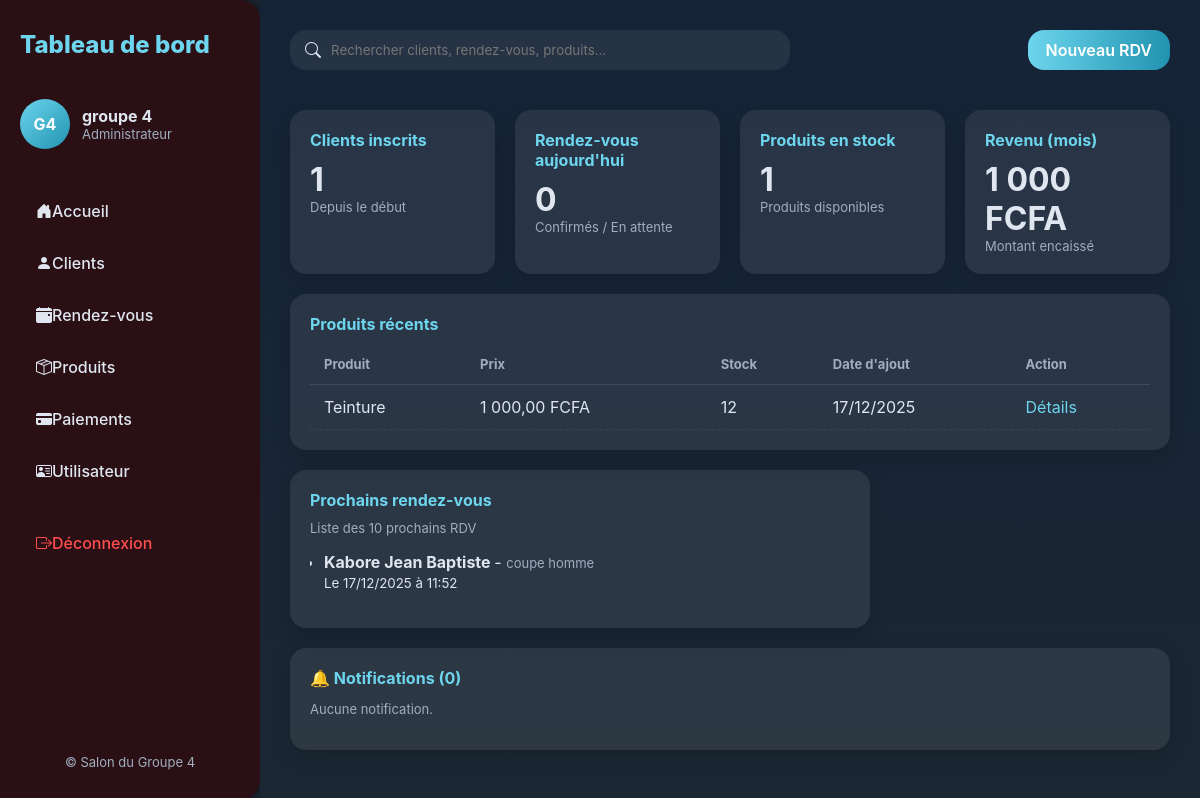
/tablebord/ (signed in), run on an earlier commit of the app's database.
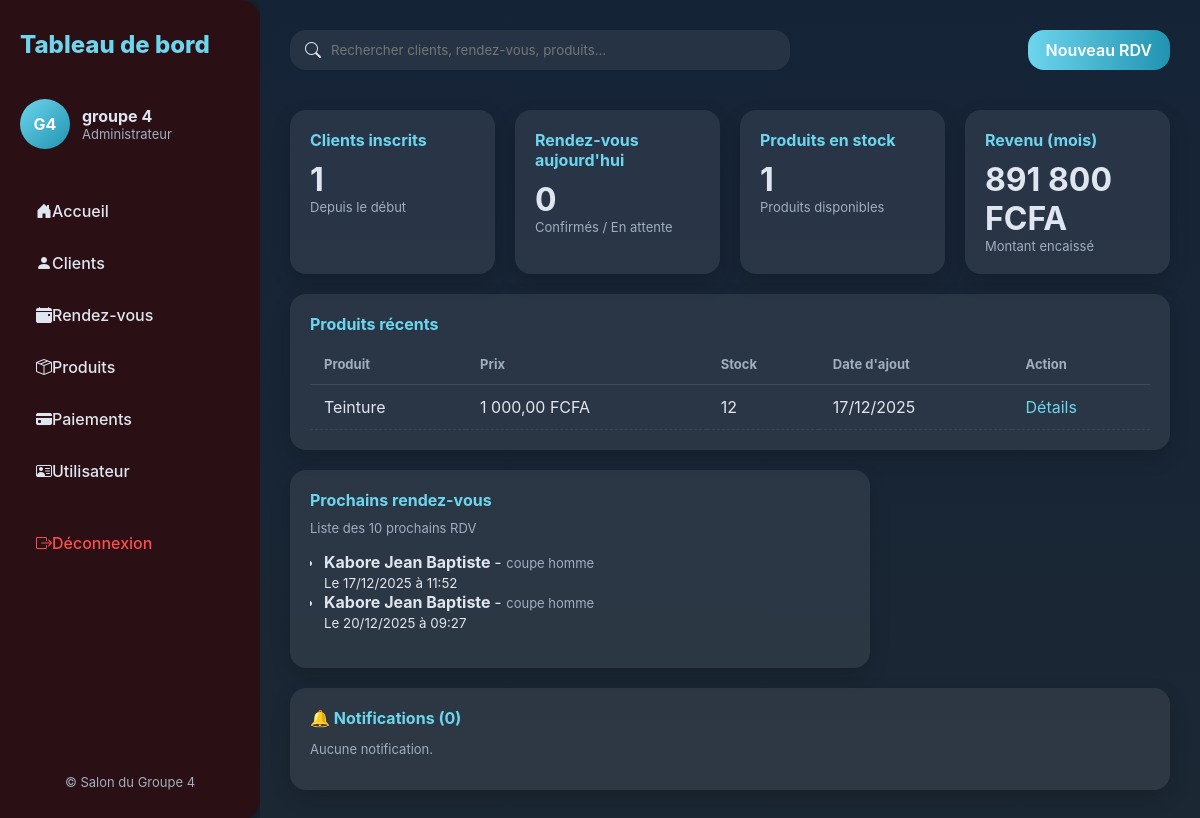
And on a later commit of the database.
### coiffure/models.py (models this page shows, shortened)
class Produit(models.Model):
    nom = models.CharField(max_length=100)
    description = models.TextField(blank=True)
    prix_unitaire = models.DecimalField(max_digits=10, decimal_places=2)
    stock = models.PositiveIntegerField()
    date_ajout = models.DateField(auto_now_add=True)

class RendezVous(models.Model):
    client = models.ForeignKey(Client, on_delete=models.CASCADE)
    service = models.ForeignKey(Service, on_delete=models.CASCADE)
    date_rdv = models.DateField()
    heure = models.TimeField()
    statut = models.CharField(max_length=20, default="en attente")  # confirmé / en attente / annulé

class Client(models.Model):
    user = models.OneToOneField(
        User,
        on_delete=models.CASCADE,
        related_name="profil_client", # Corrigé (était profil_employe)
        null=True,
        blank=True
    )
    nom = models.CharField(max_length=50)
    prenom = models.CharField(max_length=50)
    telephone = models.CharField(max_length=20)
    email = models.EmailField(unique=True)
    date_inscription = models.DateField(auto_now_add=True)
    statut = models.CharField(max_length=20, default="actif")
    actif = models.BooleanField(default=True)

class Service(models.Model):
    libelle = models.CharField(max_length=100)
    description = models.TextField(blank=True)
    duree = models.DurationField(help_text="Durée estimée (hh:mm:ss)")
    prix = models.DecimalField(max_digits=10, decimal_places=2)

### coiffure/views.py (the view)
# urls.py: path('tablebord/', views.tablebord, name="tablebord"),
@login_required
def tablebord(request):
    total_clients = Client.objects.count()
    total_produits = Produit.objects.count()
    total_employes = Employe.objects.count()
    total_services = Service.objects.count()
    total_rdv = RendezVous.objects.filter(date_rdv=timezone.now().date()).count()
    total_paiements = Paiement.objects.aggregate(total=Sum("montant"))["total"] or 0
    produits_recents = Produit.objects.order_by('-date_ajout')[:5]
    rdv_prochains = RendezVous.objects.order_by('date_rdv', 'heure')[:10]
    user_notifications = Notification.objects.filter(utilisateur=request.user)
    notifs_non_lues = user_notifications.filter(lu=False).count()
    notifications_recents = user_notifications.order_by('-date')[:5]
    context = {
        "clients": total_clients,
        "produits": total_produits,
        "employes": total_employes,
        "services": total_services,
        "rdv": total_rdv,
        "paiements": total_paiements,
        "produits_recents": produits_recents,
        "rdv_prochains": rdv_prochains,
        "notifications": notifications_recents,
        "notifs_non_lues": notifs_non_lues,
    }
    return render(request, "coiffure/tablebord.html", context)

### coiffure/context_processors.py (called while the page is built)
def notifications(request):
    if request.user.is_authenticated:
        user_notifications = Notification.objects.filter(utilisateur=request.user)
        notifs_non_lues = user_notifications.filter(lu=False).count()
        notifications_recents = user_notifications.order_by('-date')[:5]
    else:
        notifications_recents = []
        notifs_non_lues = 0
    return {
        'notifications': notifications_recents,
        'notif_count': notifs_non_lues,  # <- renommer ici pour ton template
    }

### coiffure/templates/coiffure/tablebord.html (shortened to what the changed rows need)
{% load static %}
{% load humanize %}
<!DOCTYPE html>
<html lang="fr">
<head>
  <link href="https://cdn.jsdelivr.net/npm/bootstrap-icons@1.11.1/font/bootstrap-icons.css" rel="stylesheet">
</head>
<body>
<div class="app">
  <main class="main">
    <section class="grid">
        <div class="col-3 card">
            <h3>Revenu (mois)</h3>
            <div class="stat">{{ paiements|intcomma }} FCFA</div>
            <div class="muted">Montant encaissé</div>
        </div>
    </section>
    <section class="card mt-3">
        <div class="table-wrap mt-2">
            <table>
                <thead>
                    <tr>
                        <th>Produit</th>
                        <th>Prix</th>
                        <th>Stock</th>
                        <th>Date d'ajout</th>
                        <th>Action</th>
                    </tr>
                </thead>
                <tbody>
                    {% for produit in produits_recents %}
                    <tr>
                        <td>{{ produit.nom }}</td>
                        <td>{{ produit.prix_unitaire|intcomma }} FCFA</td>
                        <td>{{ produit.stock }}</td>
                        <td>{{ produit.date_ajout|date:"d/m/Y" }}</td>
                        <td><a href="{% url 'liste_produits' %}" style="color:var(--accent)">Détails</a></td>
                    </tr>
                    {% empty %}
                    <tr><td colspan="5" class="muted">Aucun produit trouvé.</td></tr>
                    {% endfor %}
                </tbody>
            </table>
        </div>
    </section>
    <section class="grid mt-3">
        <div class="col-8 card">
            <div class="table-wrap mt-2">
                <ul style="padding-left:14px; color:var(--text)">
                    {% for rdv in rdv_prochains %}
                        <li class="mb-2">
                            <strong>{{ rdv.client.nom }} {{ rdv.client.prenom }}</strong> -
                            <span class="muted">{{ rdv.service.libelle }}</span>
                            <br><small>Le {{ rdv.date_rdv|date:"d/m/Y" }} à {{ rdv.heure }}</small>
                        </li>
                    {% empty %}
                        <li class="muted">Aucun rendez-vous prévu</li>
                    {% endfor %}
                </ul>
            </div>
        </div>
      </section>
</main>
</div>
</body>
</html>

What changed in the data, as far as the page shows it:
added RendezVous: client.nom "Kabore", client.prenom "Jean Baptiste", service.libelle "coupe homme", date_rdv "20/12/2025", heure "09:27"
Also different on the page:
{{ paiements|intcomma }}: "1 000" → "891 800"
